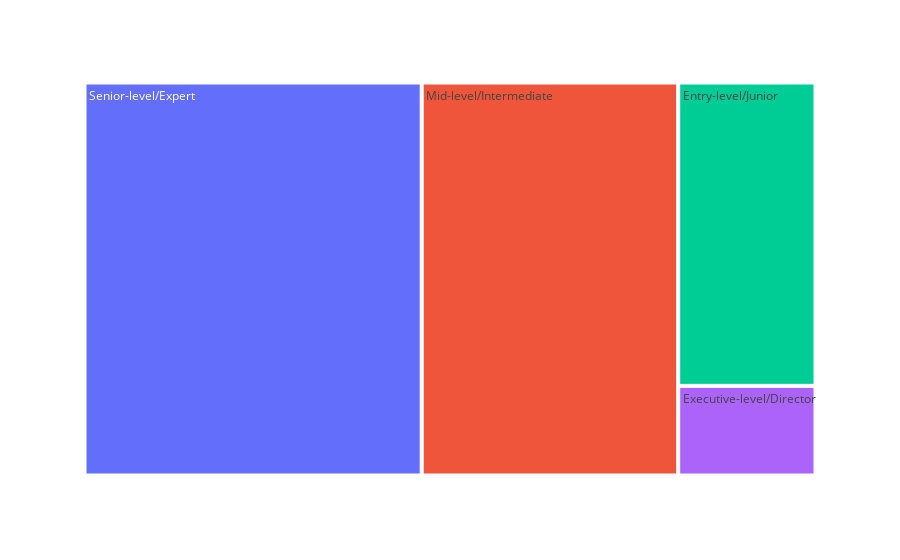

The cell this chart's notebook holds for it:
### Code cell
def get_ex_level(df):
    ## 데이터 변환
    df['experience_level'] = df['experience_level'].replace('EN', 'Entry-level/Junior')
    df['experience_level'] = df['experience_level'].replace('MI', 'Mid-level/Intermediate')
    df['experience_level'] = df['experience_level'].replace('SE', 'Senior-level/Expert')
    df['experience_level'] = df['experience_level'].replace('EX', 'Executive-level/Director')

    ## 해당 컬럼의 개수를 가져옴
    ex_level = df['experience_level'].value_counts()
    fig2 = px.treemap(
        ex_level,
        path=[ex_level.index],
        values=ex_level.values
    )
    fig2.show()
get_ex_level(df)

### Figure 1 — Plotly figure (JSON) as saved in the notebook; plotly's stock layout.template omitted (floating-point values rounded to 4 significant figures)
{"data": [{"branchvalues": "total", "domain": {"x": [0.0, 1.0], "y": [0.0, 1.0]}, "hovertemplate": "labels=%{label}<br>value=%{value}<br>parent=%{parent}<br>id=%{id}<extra></extra>", "ids": ["Entry-level/Junior", "Executive-level/Director", "Mid-level/Intermediate", "Senior-level/Expert"], "labels": ["Entry-level/Junior", "Executive-level/Director", "Mid-level/Intermediate", "Senior-level/Expert"], "name": "", "parents": ["", "", "", ""], "values": [88, 26, 213, 280], "type": "treemap"}], "layout": {"legend": {"tracegroupgap": 0}, "margin": {"t": 60}}}
